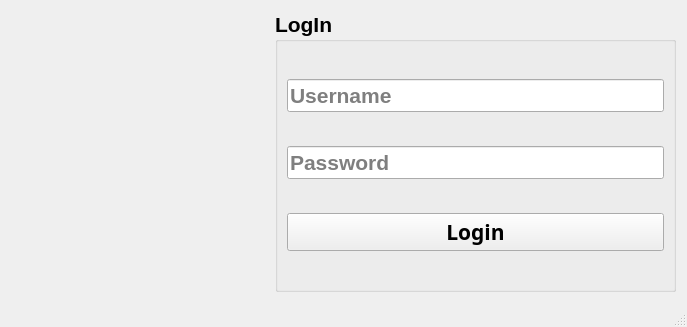
<?xml version="1.0" encoding="UTF-8"?>
<ui version="4.0">
 <class>Login</class>
 <widget class="QMainWindow" name="Login">
  <property name="enabled">
   <bool>true</bool>
  </property>
  <property name="geometry">
   <rect>
    <x>0</x>
    <y>0</y>
    <width>687</width>
    <height>327</height>
   </rect>
  </property>
  <property name="minimumSize">
   <size>
    <width>687</width>
    <height>327</height>
   </size>
  </property>
  <property name="maximumSize">
   <size>
    <width>687</width>
    <height>327</height>
   </size>
  </property>
  <property name="font">
   <font>
    <family>Segoe UI</family>
    <pointsize>16</pointsize>
    <weight>75</weight>
    <bold>true</bold>
   </font>
  </property>
  <property name="windowTitle">
   <string>Login</string>
  </property>
  <property name="windowIcon">
   <iconset>
    <normaloff>../images/User.png</normaloff>../images/User.png</iconset>
  </property>
  <widget class="QWidget" name="centralwidget">
   <widget class="QGroupBox" name="groupBox">
    <property name="geometry">
     <rect>
      <x>275</x>
      <y>11</y>
      <width>401</width>
      <height>281</height>
     </rect>
    </property>
    <property name="title">
     <string>LogIn</string>
    </property>
    <layout class="QGridLayout" name="gridLayout">
     <item row="2" column="0">
      <widget class="QPushButton" name="pushButton">
       <property name="font">
        <font>
         <family>Segoe UI Black</family>
         <pointsize>16</pointsize>
         <weight>75</weight>
         <bold>true</bold>
        </font>
       </property>
       <property name="text">
        <string>Login</string>
       </property>
       <property name="icon">
        <iconset resource="../images/images.qrc">
         <normaloff>:/images/Pass.png</normaloff>:/images/Pass.png</iconset>
       </property>
      </widget>
     </item>
     <item row="0" column="0">
      <widget class="QLineEdit" name="lineEdit_username">
       <property name="placeholderText">
        <string>Username</string>
       </property>
      </widget>
     </item>
     <item row="1" column="0">
      <widget class="QLineEdit" name="lineEdit_password">
       <property name="placeholderText">
        <string>Password</string>
       </property>
      </widget>
     </item>
    </layout>
   </widget>
   <widget class="QLabel" name="label">
    <property name="geometry">
     <rect>
      <x>30</x>
      <y>60</y>
      <width>201</width>
      <height>181</height>
     </rect>
    </property>
    <property name="text">
     <string/>
    </property>
    <property name="pixmap">
     <pixmap resource="../images/images.qrc">:/images/desktop_computers.png</pixmap>
    </property>
    <property name="scaledContents">
     <bool>true</bool>
    </property>
    <property name="alignment">
     <set>Qt::AlignLeading|Qt::AlignLeft|Qt::AlignVCenter</set>
    </property>
    <property name="wordWrap">
     <bool>false</bool>
    </property>
   </widget>
  </widget>
  <widget class="QStatusBar" name="statusbar">
   <property name="font">
    <font>
     <pointsize>14</pointsize>
    </font>
   </property>
  </widget>
 </widget>
 <resources>
  <include location="../images/images.qrc"/>
 </resources>
 <connections/>
</ui>
